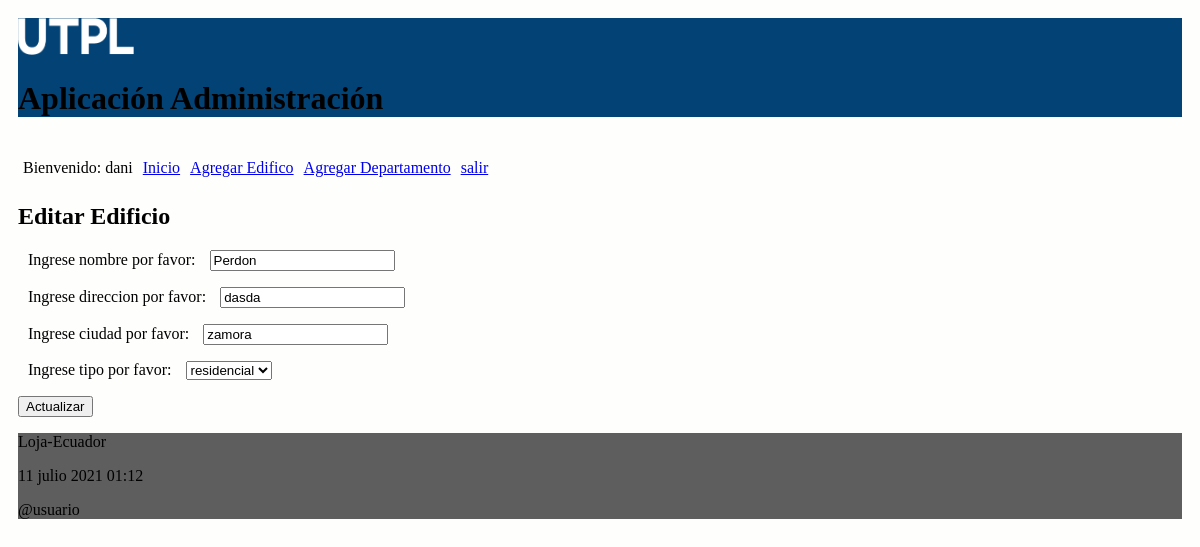
The app's page /editar_edificio/3 (signed in) with its own data.
### administrativo/models.py (models this page shows, shortened)
class Edificio(models.Model):
    nombre = models.CharField(max_length=30)
    direccion = models.CharField(max_length=30)
    ciudad = models.CharField(max_length=30)
    opciones_tipo=(
        ('Residencial','residencial'),
        ('Comercial','comercial'),
        )
    tipo = models.CharField(max_length=20, choices=opciones_tipo)

### administrativo/views.py (the view)
# urls.py: path('editar_edificio/<int:id>', views.editar_edificio,
@login_required(login_url='/entrando/login/')
def editar_edificio(request, id):
    edificio = Edificio.objects.get(pk=id)
    if request.method=='POST':
        formulario = edificioForm(request.POST, instance=edificio)
        print(formulario.errors)
        if formulario.is_valid():
            formulario.save()
            return redirect(index)
    else:
        formulario = edificioForm(instance=edificio)
    diccionario = {'formulario': formulario}
    return render(request, 'editar_edificio.html', diccionario)

### administrativo/forms.py (shortened to what this page needs)
class edificioForm(ModelForm):
    class Meta:
        model = Edificio
        fields = ['nombre', 'direccion', 'ciudad', 'tipo']
        labels = {
            'nombre': _('Ingrese nombre por favor'),
            'direccion': _('Ingrese direccion por favor'),
            'ciudad': _('Ingrese ciudad por favor'),
            'tipo': _('Ingrese tipo por favor'),
        }

### administrativo/templates/editar_edificio.html (shortened to what this page needs)
{% extends "master.html" %}
{% block content %}
<h2>Editar Edificio</h3>
<form action="" method="post">
  {{formulario.as_p}}
  <p><input type='submit' value='Actualizar'/></p>
</form>
{% endblock %}

### administrativo/templates/master.html (shortened to what this page needs)
<!DOCTYPE html>
<html>
  <head>
    {% load static %}
    <link rel="stylesheet" type="text/css" href="{% static 'css/estilos.css' %}">
    <link rel="stylesheet" type="text/css" href="https://cdn.datatables.net/1.10.25/css/jquery.dataTables.min.css">
  </head>
  <body>
  <header>
    <img src="{% static 'images/logo.png' %}" height="10%" width="10%" alt="My image">
    <h1>Aplicación Administración </h1>
    <nav class="top_menu">
      <ul>
        {% if user.is_authenticated %}
          <li id="bienvenido" > <span class="nombre_usuario"> Bienvenido: {{user.username}} </span></li>
        {% endif %}
        <li><a href="{% url 'index' %}">Inicio</a></li>
        <li><a href="{% url 'crear_edificio' %}">Agregar Edifico</a></li>
        <li><a href="{% url 'crear_Departamento' %}">Agregar Departamento</a></li>
        {% if user.is_authenticated %}
          <li><a href="{% url 'logout_view' %}">salir</a></li>
        {% else %}
          <li>[<a href="{% url 'login' %}">ingresar</a>]</li>
        {% endif %}
      </ul>
    </nav>
  </header>
  <section>
      {% block content %}{% endblock %}
  </section>
  {% include 'footer.html' %}
  </body>
</html>

### administrativo/static/css/estilos.css (style rules this page uses)
body { background: #FEFEFD; padding: 10px; }
header { background: #034275; color: black; text-decoration-color: black; }
section { width: 100%; }
label { padding: 12px 10px; }
.top_menu ul { list-style:none; float:left; padding: 5px; width:95%; text-align: left; }
.top_menu ul li { float:left; margin-right:10px; margin-bottom:5px; text-align: left; }

### records on screen
Edificio: nombre "Perdon", direccion "dasda", ciudad "zamora", tipo "residencial"

### other values on screen
{{ user.username }} "dani"
